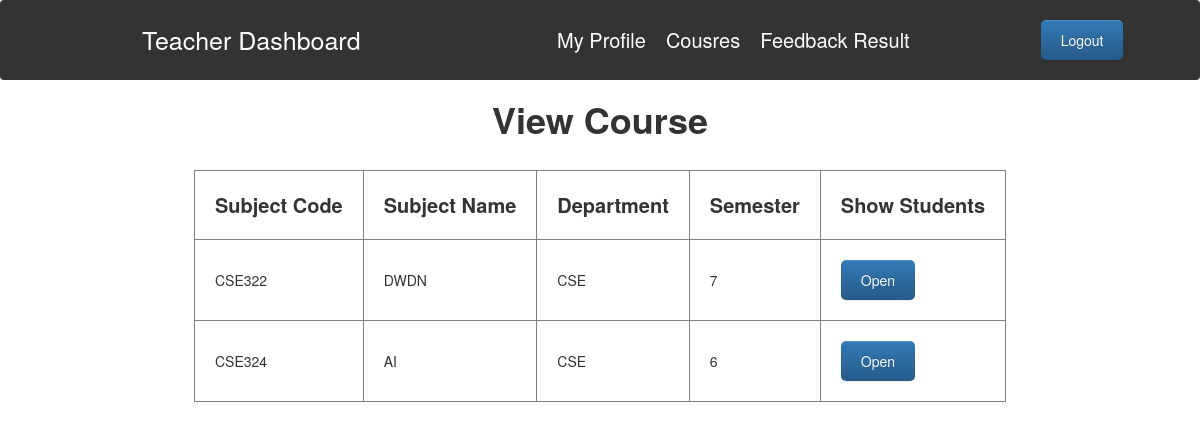
Screenshot of /Teacher/teacher_course.php (signed in) with the database file from the repository.
### tables this page shows
CREATE TABLE `teacher` (
  `username` varchar(50) NOT NULL,
  `id` int(20) NOT NULL,
  `name` varchar(38) DEFAULT NULL,
  `email` varchar(38) NOT NULL,
  `phone` int(38) DEFAULT NULL,
  `department` varchar(38) DEFAULT NULL,
  `webpage` varchar(10000) NOT NULL,
  `description` varchar(38) DEFAULT NULL,
  `image` varchar(38) DEFAULT NULL,
  `password` varchar(50) NOT NULL
);

CREATE TABLE `course` (
  `subcode` varchar(50) NOT NULL,
  `subname` varchar(50) DEFAULT NULL,
  `department` varchar(50) DEFAULT NULL,
  `course` varchar(50) NOT NULL,
  `section` varchar(50) NOT NULL,
  `semester` int(50) DEFAULT NULL,
  `facname` varchar(50) DEFAULT NULL
);

### Teacher/teacher_course.php (the view, shortened to what this page needs)
<?php
    $host="localhost";
    $user="root";
    $password="";
    $db="iiit_b";
    $data=mysqli_connect($host,$user,$password,$db);
    $email=$_SESSION['email'];
    $sql="SELECT * from teacher t JOIN course c ON t.name = c.facname WHERE email='".$email."'";
    $result=mysqli_query($data,$sql);
?>
<!DOCTYPE html>
<html lang="en">
<head>
    <link rel="stylesheet" href="https://cdn.jsdelivr.net/npm/bootstrap@3.3.7/dist/css/bootstrap.min.css">
    <link rel="stylesheet" href="https://cdn.jsdelivr.net/npm/bootstrap@3.3.7/dist/css/bootstrap-theme.min.css">
</head>
<body>
    <?php
    include 'teacher_sidebar.php';
    ?>
<div class="content">
            <center>
            <h1 style="font-weight:550;">View Course</h1>
            <br>
            <table border="1px">
                <tr>
                    <th class="table_th">Subject Code</th>
                    <th class="table_th">Subject Name</th>
                    <th class="table_th">Department</th>
                    <th class="table_th">Semester</th>
                    <th class="table_th">Show Students</th>
                </tr>
                <?php
                while($info=$result->fetch_assoc())
                {
                ?>
                <tr>
                    <td class="table_td"><?php echo "{$info['subcode']}"; ?></td>
                    <td class="table_td"><?php echo "{$info['subname']}"; ?></td>
                    <td class="table_td"><?php echo "{$info['department']}"; ?></td>
                    <td class="table_td"><?php echo "{$info['semester']}"; ?></td>
                    <td style="padding:20px;">
                    <form method="POST">
                         <input class="btn btn-primary" type="submit" id="submit" name="show" value="Open">
                    </form>
                </td>
                </tr>
                <?php
                }
                ?>
             </table>
            </center>
        </div>
</body>
</html>

### Teacher/teacher_course.php (style rules this page uses)
.table_th { padding:20px; font-size:20px; }
.table_td { padding:20px; }

### Teacher/teacher_sidebar.php (style rules this page uses)
.btn { padding: 10px 20px; background-color: #007bff; color: white; border: none; border-radius: 5px; cursor: pointer; }

### rows the page displays
teacher: course.subcode "CSE322", course.subname "DWDN", course.department "CSE", course.semester "7", course.subcode "CSE324", course.subname "AI", course.semester "6"
